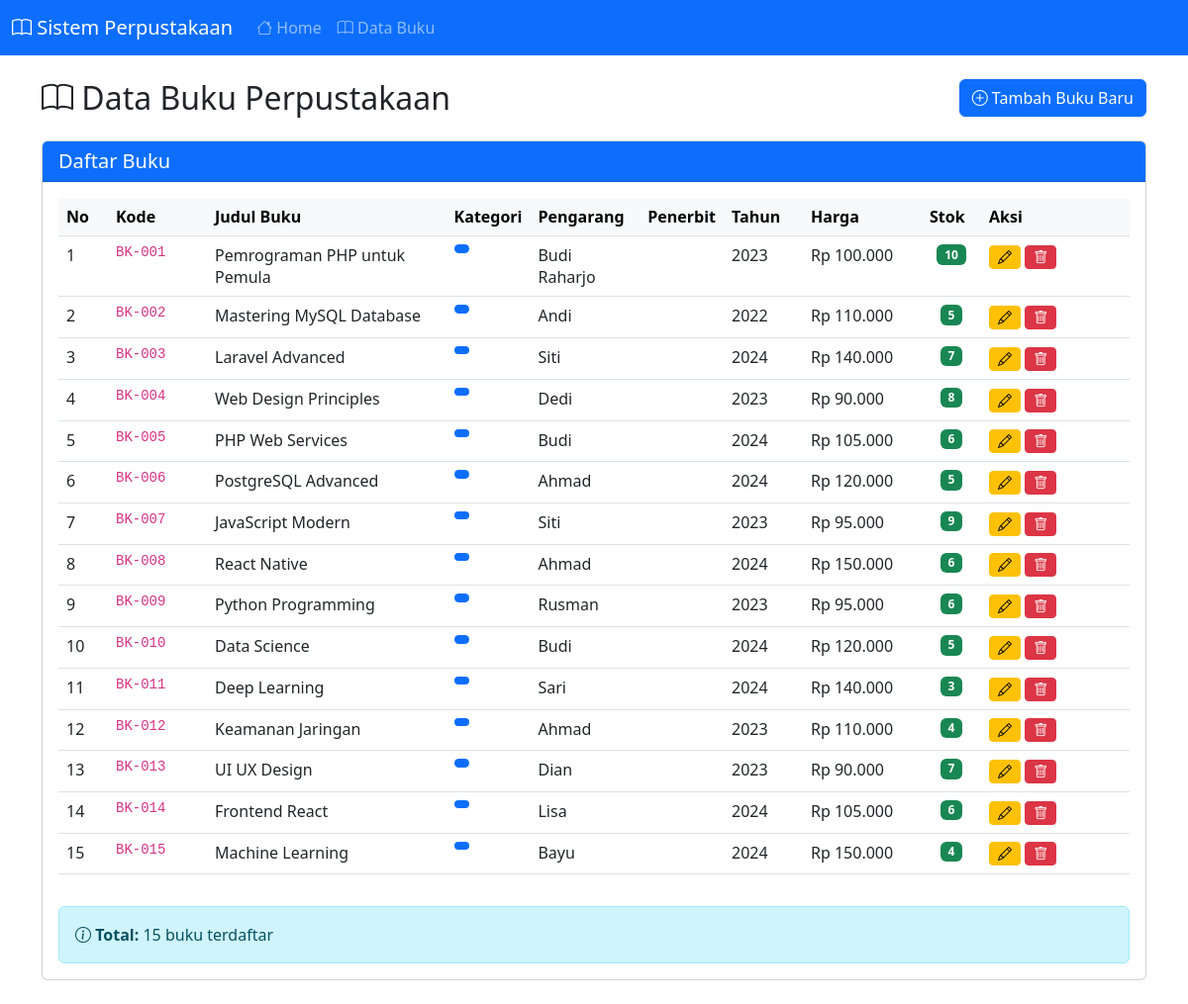
The app's page /modules/buku/index.php with its own data.
### tables this page shows
CREATE TABLE buku (
    id_buku INT AUTO_INCREMENT PRIMARY KEY,
    kode_buku VARCHAR(10),
    judul VARCHAR(255),
    pengarang VARCHAR(100),
    tahun_terbit INT,
    isbn VARCHAR(50),
    harga INT,
    stok INT,
    deskripsi TEXT,
    id_kategori INT,
    id_penerbit INT,
    id_rak INT,
    is_deleted TINYINT(1) DEFAULT 0,
    deleted_at TIMESTAMP NULL,
    created_at TIMESTAMP DEFAULT CURRENT_TIMESTAMP,

    FOREIGN KEY (id_kategori) REFERENCES kategori_buku(id_kategori),
    FOREIGN KEY (id_penerbit) REFERENCES penerbit(id_penerbit),
    FOREIGN KEY (id_rak) REFERENCES rak(id_rak)
);

### modules/buku/index.php (the view, shortened to what this page needs)
<?php
require_once '../../config/database.php';
require_once '../../includes/header.php';
$query = "SELECT * FROM buku ORDER BY created_at DESC";
$result = $conn->query($query);
?>
<div class="container">
    <div class="row mb-3">
        <div class="col-md-6">
            <h2><i class="bi bi-book"></i> Data Buku Perpustakaan</h2>
        </div>
        <div class="col-md-6 text-end">
            <a href="create.php" class="btn btn-primary">
                <i class="bi bi-plus-circle"></i> Tambah Buku Baru
            </a>
        </div>
    </div>
    <div class="card">
        <div class="card-header bg-primary text-white">
            <h5 class="mb-0">Daftar Buku</h5>
        </div>
        <div class="card-body">
            <?php if ($result->num_rows > 0): ?>
            <div class="table-responsive">
                <table class="table table-hover">
                    <thead class="table-light">
                        <tr>
                            <th width="50">No</th>
                            <th width="100">Kode</th>
                            <th>Judul Buku</th>
                            <th>Kategori</th>
                            <th>Pengarang</th>
                            <th>Penerbit</th>
                            <th width="80">Tahun</th>
                            <th width="120">Harga</th>
                            <th width="60">Stok</th>
                            <th width="150">Aksi</th>
                        </tr>
                    </thead>
                    <tbody>
                        <?php
                        $no = 1;
                        while ($row = $result->fetch_assoc()):
                        ?>
                        <tr>
                            <td><?php echo $no++; ?></td>
                            <td><code><?php echo htmlspecialchars($row['kode_buku']); ?></code></td>
                            <td><?php echo htmlspecialchars($row['judul']); ?></td>
                            <td>
                                <span class="badge bg-primary">
                                </span>
                            </td>
                            <td><?php echo htmlspecialchars($row['pengarang']); ?></td>
                            <td><?php echo htmlspecialchars($row['penerbit']); ?></td>
                            <td><?php echo $row['tahun_terbit']; ?></td>
                            <td>Rp <?php echo number_format($row['harga'], 0, ',', '.'); ?></td>
                            <td class="text-center">
                                <?php if ($row['stok'] > 0): ?>
                                    <span class="badge bg-success"><?php echo $row['stok']; ?></span>
                                <?php else: ?>
                                    <span class="badge bg-danger">Habis</span>
                                <?php endif; ?>
                            </td>
                            <td>
                                <a href="edit.php?id=<?php echo $row['id_buku']; ?>"
                                   class="btn btn-sm btn-warning">
                                    <i class="bi bi-pencil"></i>
                                </a>
                                <a href="delete.php?id=<?php echo $row['id_buku']; ?>"
                                   class="btn btn-sm btn-danger"
                                   onclick="return confirm('Yakin ingin menghapus buku ini?')">
                                    <i class="bi bi-trash"></i>
                                </a>
                            </td>
                        </tr>
                        <?php endwhile; ?>
                    </tbody>
                </table>
            </div>
            <div class="alert alert-info mt-3 mb-0">
                <i class="bi bi-info-circle"></i>
                <strong>Total:</strong> <?php echo $result->num_rows; ?> buku terdaftar
            </div>
            <?php endif; ?>
        </div>
    </div>
</div>

### includes/header.php (shortened to what this page needs)
    <link href="https://cdn.jsdelivr.net/npm/bootstrap@5.3.0/dist/css/bootstrap.min.css" rel="stylesheet">
    <link rel="stylesheet" href="https://cdn.jsdelivr.net/npm/bootstrap-icons@1.11.0/font/bootstrap-icons.css">
</head>
<body>
    <nav class="navbar navbar-expand-lg navbar-dark bg-primary">
        <div class="container-fluid">
            <a class="navbar-brand" href="/perpustakaan/">
                <i class="bi bi-book"></i> Sistem Perpustakaan
            </a>
            <div class="collapse navbar-collapse" id="navbarNav">
                <ul class="navbar-nav">
                    <li class="nav-item">
                        <a class="nav-link" href="/perpustakaan/">
                            <i class="bi bi-house"></i> Home
                        </a>
                    </li>
                    <li class="nav-item">
                        <a class="nav-link" href="/perpustakaan/modules/buku/index.php">
                            <i class="bi bi-book"></i> Data Buku
                        </a>
                    </li>
                </ul>
            </div>
        </div>
    </nav>
    <main class="py-4">

### includes/header.php (style rules this page uses)
body { min-height: 100vh; display: flex; flex-direction: column; }
main { flex: 1; }

### records on screen
buku: kode_buku "BK-001", judul "Pemrograman PHP untuk Pemula", pengarang "Budi Raharjo", tahun_terbit "2023", harga "100.000", stok "10"
buku: kode_buku "BK-002", judul "Mastering MySQL Database", pengarang "Andi", tahun_terbit "2022", harga "110.000", stok "5"
buku: kode_buku "BK-003", judul "Laravel Advanced", pengarang "Siti", tahun_terbit "2024", harga "140.000", stok "7"
buku: kode_buku "BK-004", judul "Web Design Principles", pengarang "Dedi", tahun_terbit "2023", harga "90.000", stok "8"
buku: kode_buku "BK-005", judul "PHP Web Services", pengarang "Budi", tahun_terbit "2024", harga "105.000", stok "6"
buku: kode_buku "BK-006", judul "PostgreSQL Advanced", pengarang "Ahmad", tahun_terbit "2024", harga "120.000", stok "5"
buku: kode_buku "BK-007", judul "JavaScript Modern", pengarang "Siti", tahun_terbit "2023", harga "95.000", stok "9"
buku: kode_buku "BK-008", judul "React Native", pengarang "Ahmad", tahun_terbit "2024", harga "150.000", stok "6"
buku: kode_buku "BK-009", judul "Python Programming", pengarang "Rusman", tahun_terbit "2023", harga "95.000", stok "6"
buku: kode_buku "BK-010", judul "Data Science", pengarang "Budi", tahun_terbit "2024", harga "120.000", stok "5"
buku: kode_buku "BK-011", judul "Deep Learning", pengarang "Sari", tahun_terbit "2024", harga "140.000", stok "3"
buku: kode_buku "BK-012", judul "Keamanan Jaringan", pengarang "Ahmad", tahun_terbit "2023", harga "110.000", stok "4"
buku: kode_buku "BK-013", judul "UI UX Design", pengarang "Dian", tahun_terbit "2023", harga "90.000", stok "7"
buku: kode_buku "BK-014", judul "Frontend React", pengarang "Lisa", tahun_terbit "2024", harga "105.000", stok "6"
buku: kode_buku "BK-015", judul "Machine Learning", pengarang "Bayu", tahun_terbit "2024", harga "150.000", stok "4", id_buku "15"
